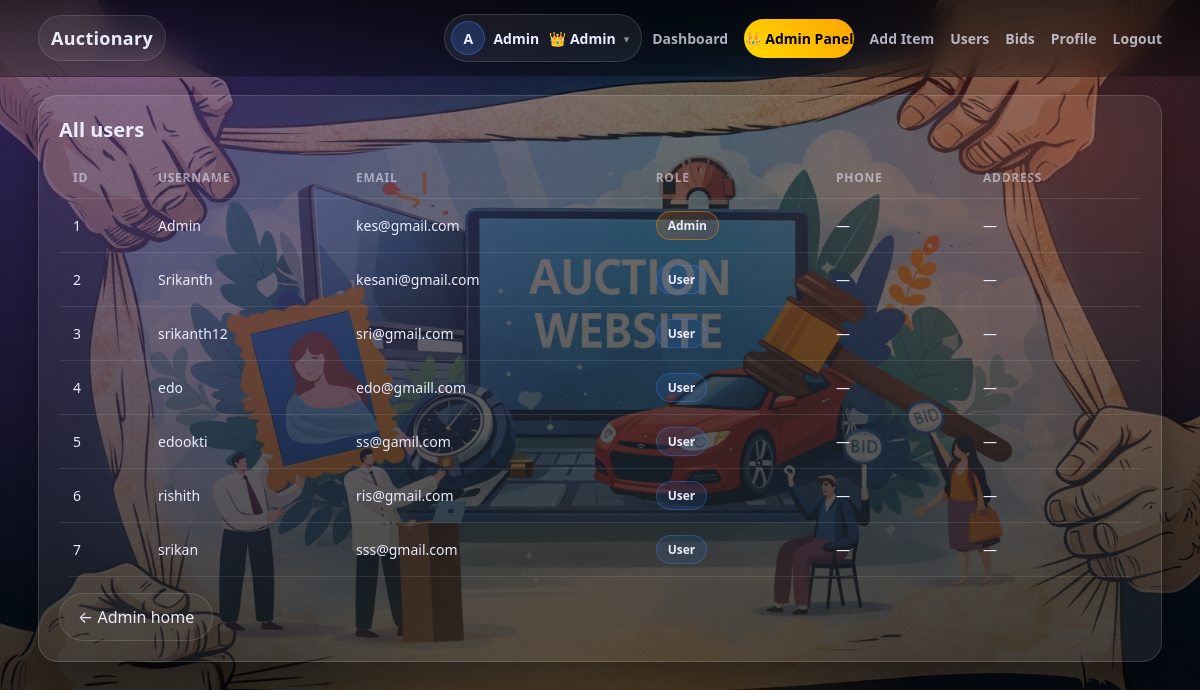
The app's page /admin/users (signed in) with its own data.
### app.py (models this page shows)
class User(db.Model, UserMixin):
    id = db.Column(db.Integer, primary_key=True)
    username = db.Column(db.String(100))
    email = db.Column(db.String(100), unique=True)
    password = db.Column(db.String(200))
    role = db.Column(db.String(20), default='user')
    contact_number = db.Column(db.String(20))
    address = db.Column(db.String(200))

### app.py (the view)
@app.route('/admin/users')
@login_required
@admin_required
def admin_users():
    users = User.query.all()
    return render_template('admin_users.html', users=users)

### app.py (called while the page is built)
@login_manager.user_loader
def load_user(user_id):
    return User.query.get(int(user_id))

def admin_required(view):
    @wraps(view)
    def wrapped(*args, **kwargs):
        if not current_user.is_authenticated:
            return redirect(url_for('login'))
        if current_user.role != 'admin':
            flash('Admin only access')
            return redirect(url_for('dashboard'))
        return view(*args, **kwargs)
    return wrapped

### templates/admin_users.html
{% extends "base.html" %}
{% block content %}
<div class="glass-card admin-panel">
    <h2 class="dashboard-title" style="margin-bottom:14px;">All users</h2>
    <div class="table-scroll">
        <table class="admin-table">
            <thead>
                <tr>
                    <th>ID</th>
                    <th>Username</th>
                    <th>Email</th>
                    <th>Role</th>
                    <th>Phone</th>
                    <th>Address</th>
                </tr>
            </thead>
            <tbody>
                {% for u in users %}
                <tr>
                    <td>{{ u.id }}</td>
                    <td>{{ u.username }}</td>
                    <td>{{ u.email }}</td>
                    <td><span class="admin-pill admin-pill-{{ u.role }}">{{ u.role }}</span></td>
                    <td>{{ u.contact_number or '—' }}</td>
                    <td style="max-width:220px; white-space:nowrap; overflow:hidden; text-overflow:ellipsis;" title="{{ u.address or '' }}">{{ u.address or '—' }}</td>
                </tr>
                {% endfor %}
            </tbody>
        </table>
    </div>
    <a class="btn btn-ghost" href="{{ url_for('admin_dashboard') }}" style="margin-top:16px;">← Admin home</a>
</div>
{% endblock %}

### templates/base.html (shortened to what this page needs)
<!DOCTYPE html>
<html lang="en">
<head>
    <link rel="stylesheet" href="{{ url_for('static', filename='css/style.css') }}">
</head>
<body>
    <header class="top-header">
        <div class="container nav-wrap">
            <a class="brand" href="{% if current_user.is_authenticated %}{{ url_for('dashboard') }}{% else %}{{ url_for('login') }}{% endif %}">
                Auctionary
            </a>
            <div class="nav-actions">
            {% if current_user.is_authenticated %}
            <details class="nav-profile">
                <summary class="nav-profile-trigger">
                    <span class="nav-profile-avatar">
                        {{ current_user.username[0]|upper }}
                    </span>
                    <span class="nav-profile-name">
                        {{ current_user.username }}
                        {% if current_user.role == 'admin' %}
                            <span class="admin-badge">👑 Admin</span>
                        {% endif %}
                    </span>
                    <span class="nav-profile-chevron">▾</span>
                </summary>
            </details>
            {% endif %}
            <nav class="nav-list-wrapper">
                <ul class="nav-list">
                    {% if current_user.is_authenticated %}
                        <li><a class="nav-link" href="{{ url_for('dashboard') }}">Dashboard</a></li>
                        {% if current_user.role == 'admin' %}
                            <li>
                                <a class="nav-link admin-highlight" href="{{ url_for('admin_dashboard') }}">
                                    👑 Admin Panel
                                </a>
                            </li>
                            <li><a class="nav-link" href="{{ url_for('admin_add_item') }}">Add Item</a></li>
                            <li><a class="nav-link" href="{{ url_for('admin_users') }}">Users</a></li>
                            <li><a class="nav-link" href="{{ url_for('admin_bids') }}">Bids</a></li>
                        {% else %}
                            <li><a class="nav-link" href="{{ url_for('my_wins') }}">My Wins</a></li>
                            <li><a class="nav-link" href="{{ url_for('create') }}">Create</a></li>
                        {% endif %}
                        <li><a class="nav-link" href="{{ url_for('profile') }}">Profile</a></li>
                        <li><a class="nav-link" href="{{ url_for('logout') }}">Logout</a></li>
                    {% else %}
                        <li><a class="nav-link" href="{{ url_for('login') }}">Login</a></li>
                        <li><a class="nav-link" href="{{ url_for('register') }}">Register</a></li>
                    {% endif %}
                </ul>
            </nav>
            </div>
        </div>
    </header>
    <main class="page fade-in">
        <div class="container">
            {% block content %}{% endblock %}
        </div>
    </main>
</body>
</html>

### records on screen
User: username "A", username "Admin", id "1", email "kes@gmail.com", role "Admin", contact_number "—", address "—"
User: id "2", username "Srikanth", email "kesani@gmail.com", role "User", contact_number "—", address "—"
User: id "3", username "srikanth12", email "sri@gmail.com", role "User", contact_number "—", address "—"
User: id "4", username "edo", email "edo@gmaill.com", role "User", contact_number "—", address "—"
User: id "5", username "edookti", email "ss@gamil.com", role "User", contact_number "—", address "—"
User: id "6", username "rishith", email "ris@gmail.com", role "User", contact_number "—", address "—"
User: id "7", username "srikan", email "sss@gmail.com", role "User", contact_number "—", address "—"
